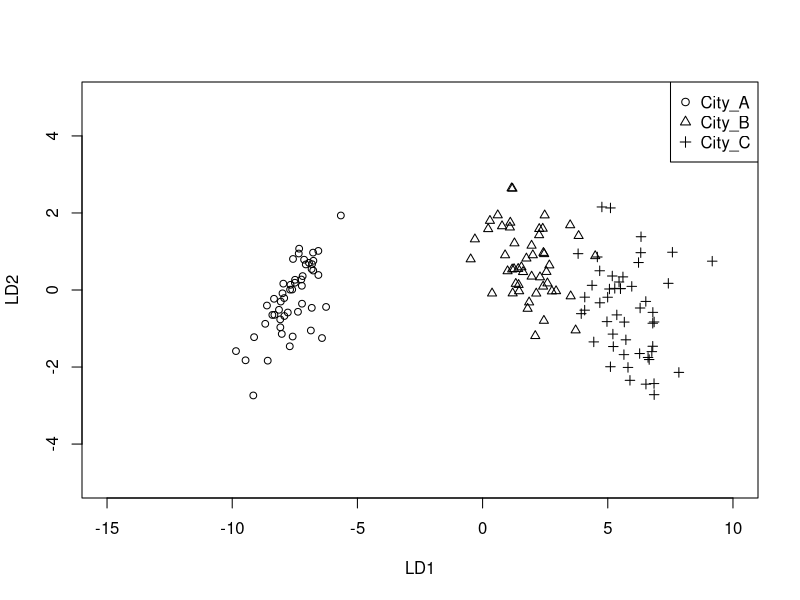

This figure's R source:
library(MASS)

Tochi <- read.table("Tochi_kakaku.csv", header = TRUE, sep = ",")
Tochi$City <- factor(Tochi$City)

Tochi_ans <- lda(Tochi[,1:4], Tochi[,5])
Tochi_ans2 <- predict(Tochi_ans)

# LD1 を反転して City_A が負側へ来るようにする
LD1 <- -Tochi_ans2$x[,1]
LD2 <-  Tochi_ans2$x[,2]

pdf("Class11_rp16-30D_YY.pdf", width = 12, height = 6)

plot(LD1, LD2,
     pch = as.integer(Tochi$City),  # City_A=1, City_B=2, City_C=3
     col = "black",
     cex = 0.9,
     xlab = "LD1",
     ylab = "LD2",
     xlim = c(-15, 10),   # LD1 の範囲
     ylim = c(-5, 5))     # LD2 の範囲

legend("topright",
       legend = levels(Tochi$City),
       pch = c(1,2,3))

dev.off()
